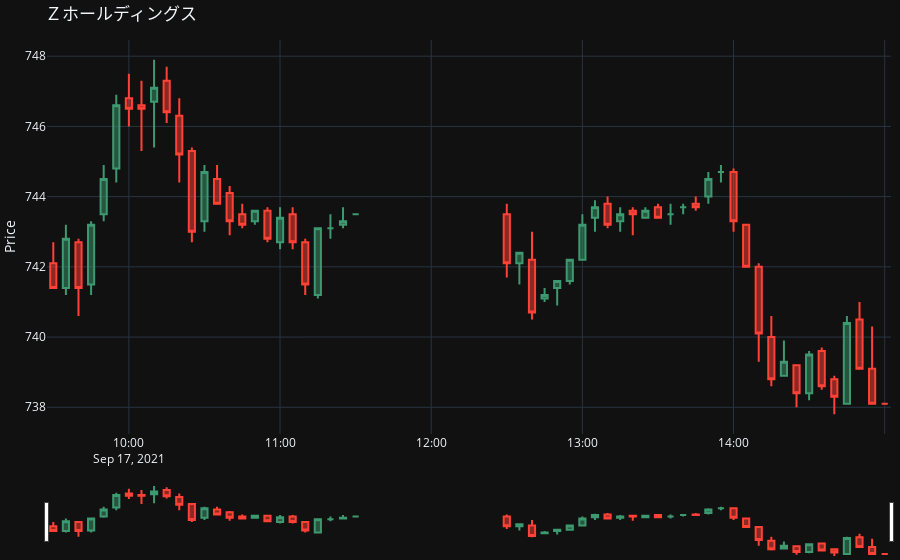

The code cell stored with this chart in its notebook:
### Markdown cell above
### candle

### Code cell
cp = CreateStockData(data, 'CurrentPrice', '5min')
fig = goplot(cp, type='candle', title=data.SymbolName[0])
fig.show()
